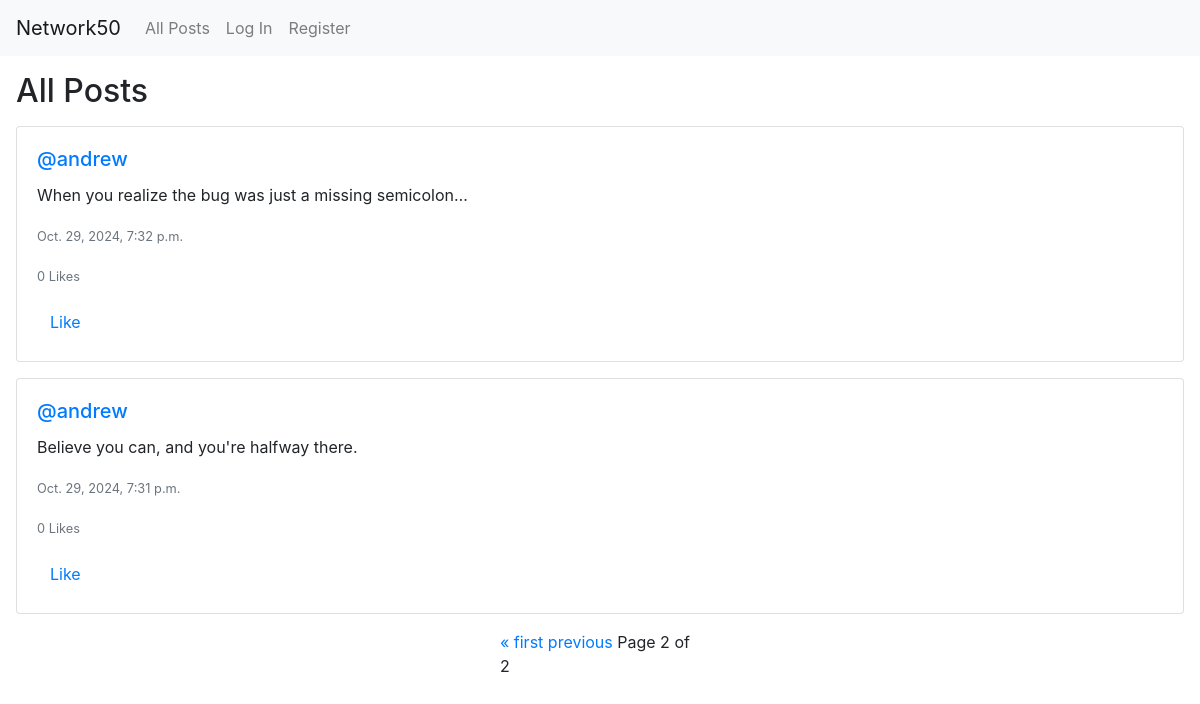
Screenshot of /?page=2 with the database file from the repository.
### network/models.py (models this page shows, shortened)
class Post(models.Model):
    user = models.ForeignKey(User, on_delete=models.CASCADE, related_name="posts")
    content = models.TextField()
    timestamp = models.DateTimeField(auto_now_add=True)
    likes = models.ManyToManyField(User, related_name="liked_posts", blank=True)

class User(AbstractUser):
    following = models.ManyToManyField("self", symmetrical=False, related_name="followers")

### network/views.py (the view)
# urls.py: path("", views.index, name="index"),
def index(request):
    posts = Post.objects.all().order_by("-timestamp")
    paginator = Paginator(posts, 10)
    page_number = request.GET.get("page")
    page_obj = paginator.get_page(page_number)
    return render(request, "network/index.html", {
        "page_obj": page_obj
    })

### network/templates/network/index.html (shortened to what this page needs)
{% extends "network/layout.html" %}
{% block body %}
    <h2 class="my-3 mx-3">All Posts</h2>
    <div class="posts my-3 mx-3">
        {% for post in page_obj %}
            <div class="post card mb-3" id="post-{{ post.id }}">
                <div class="card-body">
                    <h5 class="card-title">
                        <a href="{% url 'profile' post.user.username %}">@{{ post.user.username }}</a>
                    </h5>
                    <p class="card-text" id="content-{{ post.id }}">{{ post.content }}</p>
                    <p class="card-text"><small class="text-muted">{{ post.timestamp }}</small></p>
                    <p class="card-text"><small class="text-muted" id="like-count-{{ post.id }}">{{ post.likes.count }} Likes</small></p>
                    <button class="btn btn-link" id="like-button-{{ post.id }}" onclick="toggleLike({{ post.id }})">
                        {% if user in post.likes.all %}
                            Unlike
                        {% else %}
                            Like
                        {% endif %}
                    </button>
                </div>
            </div>
        {% empty %}
            <p>No posts yet.</p>
        {% endfor %}
    </div>
    <div class="pagination mx-auto my-3" style="width: 200px">
        <span class="step-links">
            {% if page_obj.has_previous %}
                <a href="?page=1">&laquo; first</a>
                <a href="?page={{ page_obj.previous_page_number }}">previous</a>
            {% endif %}
            <span class="current">
                Page {{ page_obj.number }} of {{ page_obj.paginator.num_pages }}
            </span>
        </span>
    </div>
{% endblock %}

### rows the page displays
Post: user.username "andrew", content "When you realize the bug was just a missing semicolon…", timestamp "Oct. 29, 2024, 7:32 p.m.", likes.count "0", shows "Like"
Post: user.username "andrew", content "Believe you can, and you're halfway there.", timestamp "Oct. 29, 2024, 7:31 p.m.", likes.count "0", shows "Like"

### other values shown
{{ page_obj.number }} "2"
{{ page_obj.paginator.num_pages }} "2"
